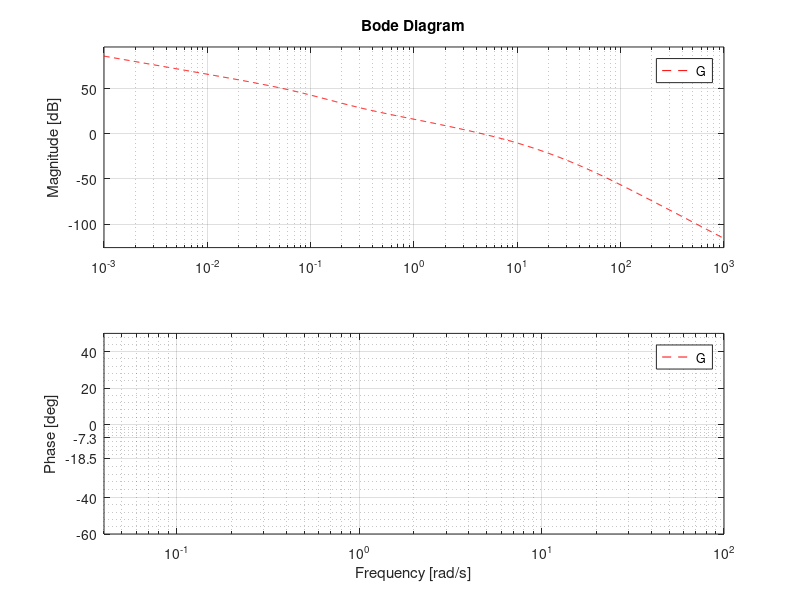

This figure's MATLAB source: (Note: this script raises an error after producing the figure.)
%% ECE411 Lag-lead compensation
clear all
clc

s=tf('s');
k=1450;
Gs=k/(s*(2+s)*(s+40));
G=(20*(1+s/.26)*(1+s/2.6))/(s*(1+s/2)*(1+s/40)*(1+s/.085)*(1+s/8));
h=figure(1);clf
hold on
bode(Gs,'k');
bode(G,'r--');
grid minor
%%
ax = findall (h, 'type', 'axes');% Return the handles to all objects of type = axes
pl = findall (h, 'type', 'line');% Return the handles to all objects of type = line

% phase crossover
% vline = refline(ax(3),[0 0]);
% vline.YData=[-140 80];
% vline.XData=[4.54 4.54];
% vline.Color = 'k';
% set(vline,'LineStyle','--')
% v2line = refline(ax(2),[0 0]);
% v2line.YData=[-270 -90];
% v2line.XData=[4.54 4.54];
% v2line.Color = 'k';
% set(v2line,'LineStyle','--')
% % gain crossovers
% vline = refline(ax(3),[0 0]);
% vline.YData=[-140 80];
% vline.XData=[.605 .605];
% vline.Color = 'k';
% set(vline,'LineStyle','--')
% v2line = refline(ax(2),[0 0]);
% v2line.YData=[-270 -90];
% v2line.XData=[.605 .605];
% v2line.Color = 'k';
% set(v2line,'LineStyle','--')
% 
% vline = refline(ax(3),[0 0]);
% vline.YData=[-140 40];
% vline.XData=[2 2];
% vline.Color = 'k';
% set(vline,'LineStyle','--')
% v2line = refline(ax(2),[0 0]);
% v2line.YData=[-270 -90];
% v2line.XData=[2 2];
% v2line.Color = 'k';
% set(v2line,'LineStyle','--')

set(ax(3),'YLim', [-60 50],'YTick',[-100 -80 -60 -40 -18.5 -7.3 0 20 40 60 80]) % Set mag axis
set(ax(3),'XLim', [.04 100]) % Set mag axis
set(ax(2),'XLim', [.04 100])  % Set phase axis
set(ax(2),'YLim', [-270 -90],'YTick',[-270 -225 -180 -169.3 -135 -90])  % Set phase axis
set(ax(2),'YLim', [-270 -90],'YTick',[-270 -225 -180 -169.3 -135 -90])  % Set phase axis
newXTicks=ax(3).XTick;
newXTicks(end+1)=5.82;
newXTicks(end+1)=4.58;
% newXTicks(end+1)=.242;
newXTicks = sort(newXTicks);
set(ax(2),'XTick',newXTicks) % Set mag axis
set(ax(3),'XTick',newXTicks) % Set mag axis

text(ax(3),.3, 14, 'Compensated $\nearrow$', 'Interpreter', 'latex')
text(ax(3),.2, 42, '$\swarrow$ Uncompensated ', 'Interpreter', 'latex')


% text(ax(3),.1, 42, '$\swarrow$ Uncompensated ', 'Interpreter', 'latex')
% text(ax(3),.2, 42, '$\swarrow$ Uncompensated ', 'Interpreter', 'latex')
% text(ax(3),.2, 42, '$\swarrow$ Uncompensated ', 'Interpreter', 'latex')
% text(ax(3),.2, 42, '$\swarrow$ Uncompensated ', 'Interpreter', 'latex')

% text(ax(3),5, 3.8, '$\swarrow \omega_{cg}$', 'Interpreter', 'latex')

%% Plot the compensation - doctor this up in a bit
h2=figure(2);clf
a=12.3; b=.68; w1=.08;
Gc=G/Gs
bode(Gc,'--')

ax = findall (h2, 'type', 'axes');% Return the handles to all objects of type = axes
pl = findall (h2, 'type', 'line');% Return the handles to all objects of type = line
% ww1=.055;
% % gain crossovers
% vline = refline(ax(3),[0 0]);
% vline.YData=[-140 80];
% vline.XData=[a*w1 a*w1];
% vline.Color = 'k';
% set(vline,'LineStyle','--')
% v2line = refline(ax(2),[0 0]);
% v2line.YData=[-60 0];
% v2line.XData=[a*w1 a*w1];
% v2line.Color = 'k';
% set(v2line,'LineStyle','--')
% vline = refline(ax(3),[0 0]);
% vline.YData=[-140 80];
% vline.XData=[ww1 ww1];
% vline.Color = 'k';
% set(vline,'LineStyle','--')
% v2line = refline(ax(2),[0 0]);
% v2line.YData=[-60 2];
% v2line.XData=[ww1 ww1];
% v2line.Color = 'k';
% set(v2line,'LineStyle','--')

% set(ax(3),'YTick',[-25 -21.798 -15 -10 -5 0], 'YTickLabel',{'','-20log(\alpha)','','' ,'','0'}) % Set mag axis
% set(ax(2),'YTick',[-60 -30 0], 'YTickLabel',{'' ,'','0'}) % Set mag axis
newXTicks=ax(3).XTick;
wc1=.82
w2=1.84;
Bw1=wc1^2/w2;
w1=.0153;
aw2=wc1^2/w1;
newXTicks=[];
newXTicks(end+1)=wc1;
newXTicks(end+1)=w2;
newXTicks(end+1)=Bw1;
newXTicks(end+1)=w1;
newXTicks(end+1)=aw2;
newXTicks = sort(newXTicks);
set(ax(2),'XTick',newXTicks,'XTickLabel',{'\omega_1','\beta\omega_1','\omega_{c1}','\omega_2','\alpha\omega_2'}) % Set mag axis
set(ax(3),'XTick',newXTicks,'XTickLabel',{''}) % Set mag axis
set(ax(2),'XLim',[.01 70]);
set(ax(3),'XLim',[.01 70]);
grid minor